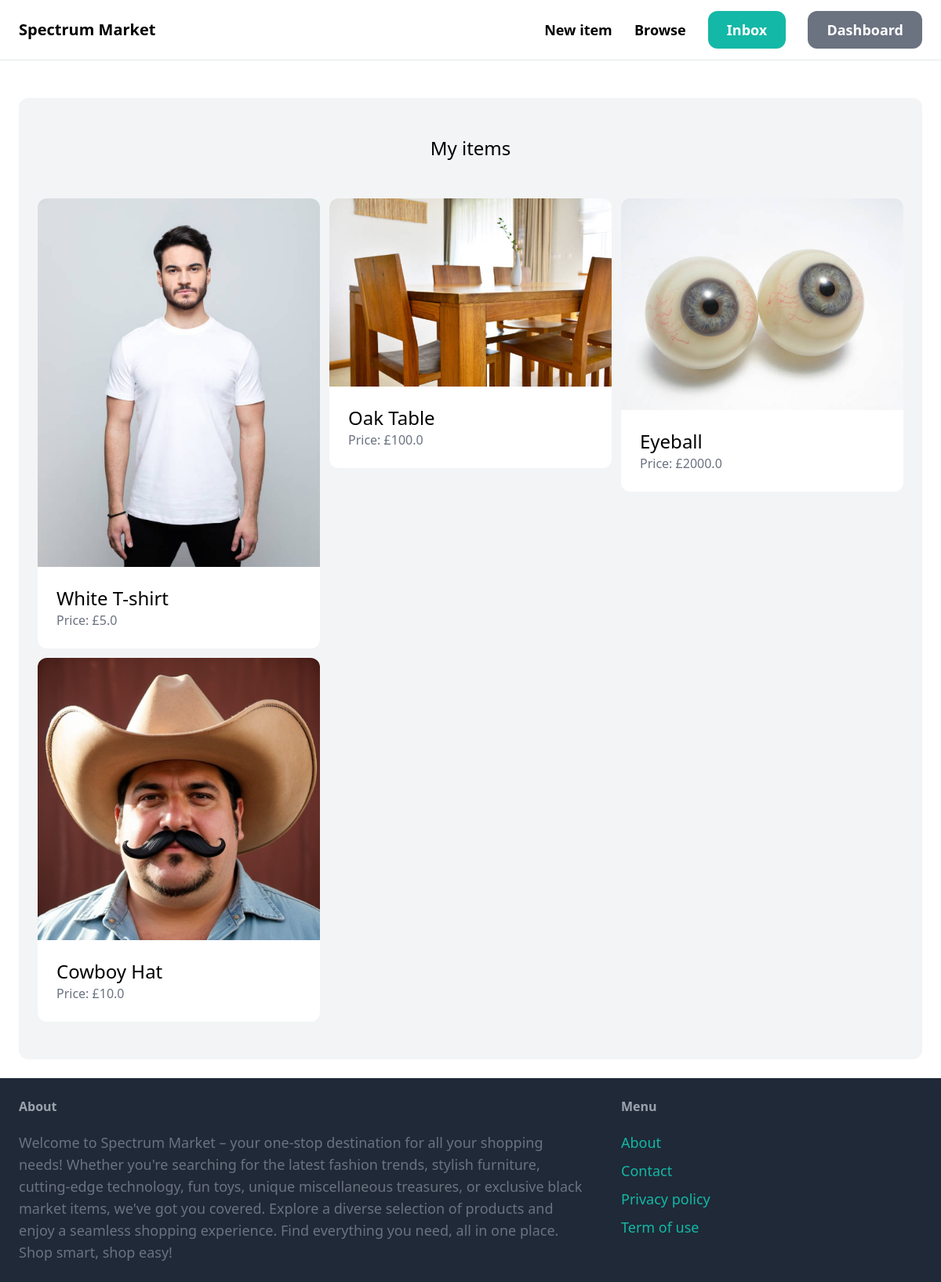
The page /dashboard/ (signed in) on the database its author committed.
### item/models.py (models this page shows, shortened)
class Item(models.Model):
    category = models.ForeignKey(Category, related_name='items', on_delete=models.CASCADE)
    name = models.CharField(max_length=255)
    description = models.TextField(blank=True, null=True)
    price = models.FloatField()
    image = models.ImageField(upload_to='item_images', blank=True, null=True)
    is_sold = models.BooleanField(default=False)
    created_by = models.ForeignKey(User, related_name='items', on_delete=models.CASCADE)
    created_at = models.DateTimeField(auto_now_add=True)

### dashboard/views.py (the view)
# urls.py: path('', views.index, name='index'),
@login_required
def index(request):
    items = Item.objects.filter(created_by=request.user)
    return render(request, 'dashboard/index.html', {
        'items': items,
    })

### dashboard/templates/dashboard/index.html (shortened to what this page needs)
{% extends 'core/base.html' %}
{% block content %}
    <div class="mt-6 px-6 py-12 bg-gray-100 rounded-xl">
        <h2 class="mb-12 text-2xl text-center">My items</h2>
        <div class="grid grid-cols-3 gap-3">
            {% for item in items %}
                <div>
                    <a href="{% url 'item:detail' item.id %}">
                        <div>
                            <img src="{{ item.image.url }}" class="rounded-t-xl">
                        </div>
                        <div class="p-6 bg-white rounded-b-xl">
                            <h2 class="text-2xl">{{ item.name }}</h2>
                            <p class="text-gray-500">Price: £{{ item.price }}</p>
                        </div>
                    </a>
                </div>
            {% endfor %}
        </div>
    </div>
{% endblock %}

### rows shown on the page
Item: image (picture), name "White T-shirt", price "5.0"
Item: image (picture), name "Oak Table", price "100.0"
Item: image (picture), name "Eyeball", price "2000.0"
Item: image (picture), name "Cowboy Hat", price "10.0"
